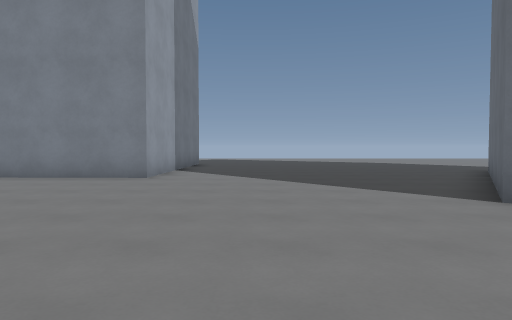
View 1 (above)

24 first-person views from a walk through a 3-D level made in the Godot game engine. The camera is 1.3 m above the floor, tilts 2° down and sees 70° across. The floor is counted in squares, 2 m on a side. Each view is taken from the middle of a square. On the plan, view 1 faces up. The plan holds only what a view shows up to about 11 squares ahead; the rest is blank. The place goes on beyond the plan. Surface patterns are stand-ins for the level's own textures.

View 2
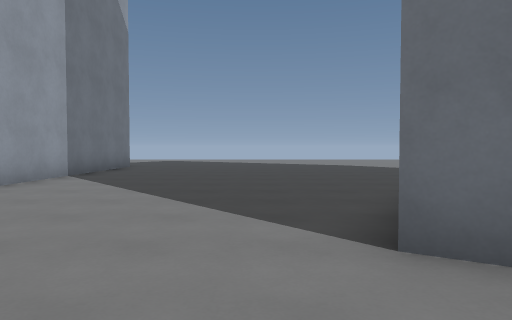

View 3
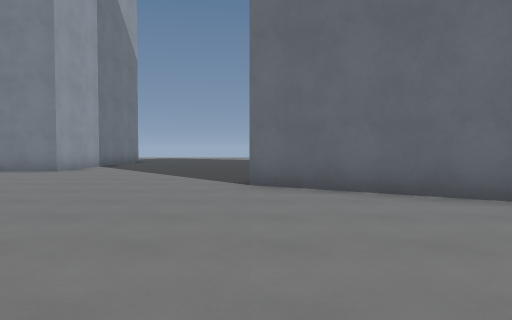

View 4
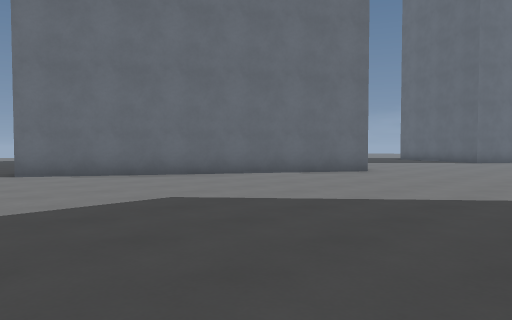

View 5
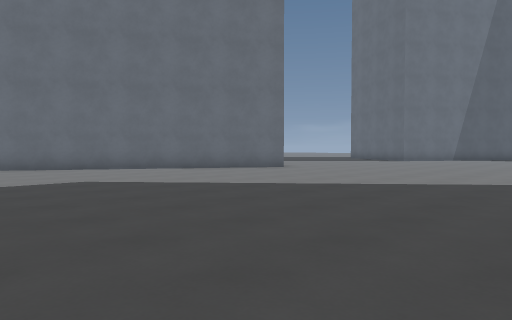

View 6
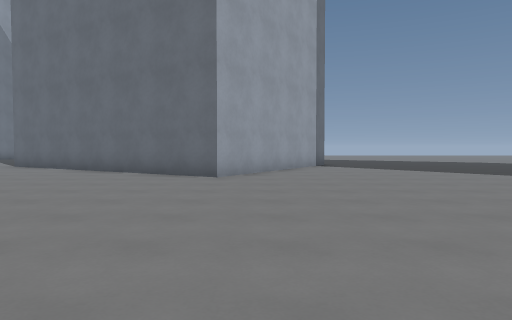

View 7
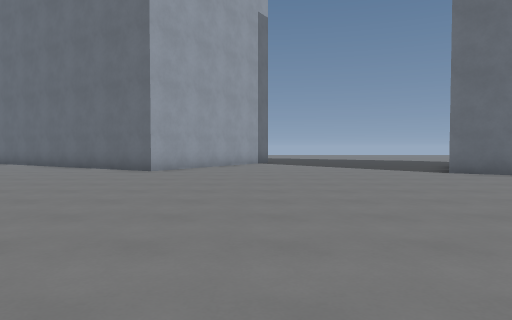

View 8
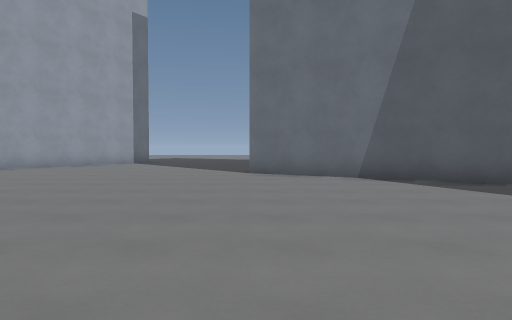

View 9
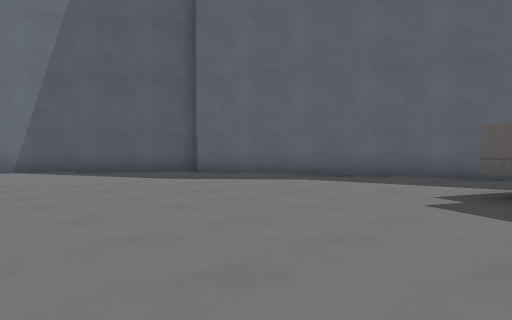

View 10
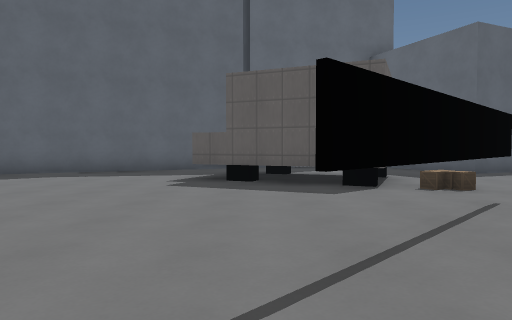

View 11
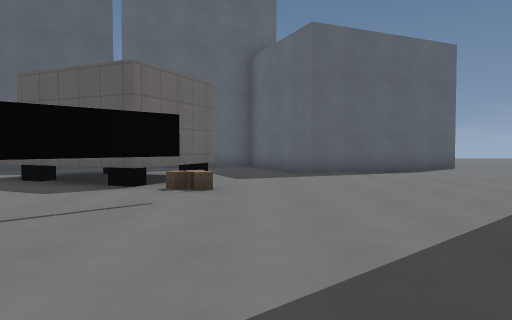

View 12
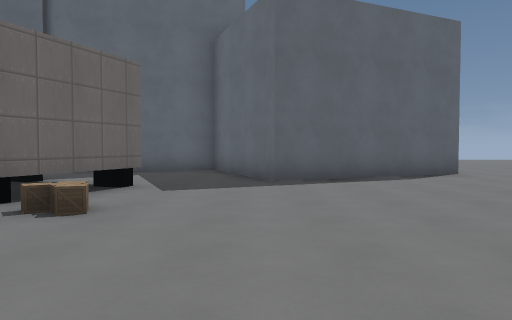

View 13
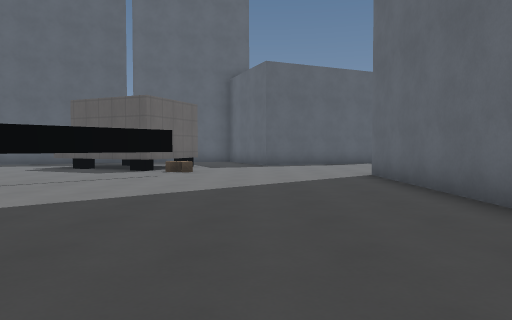

View 14
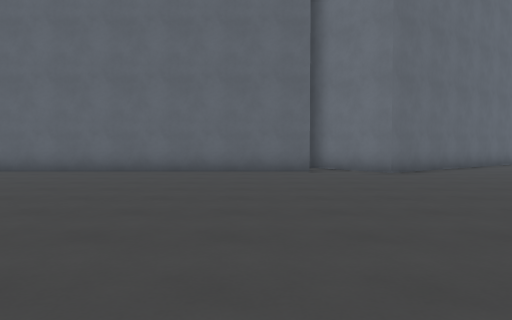

View 15
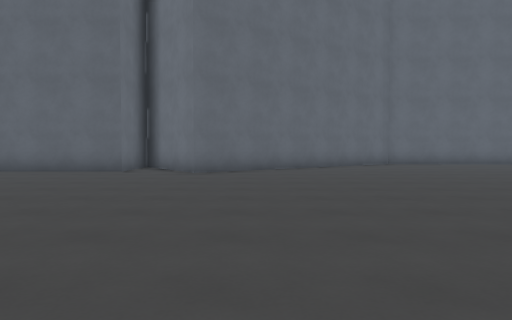

View 16
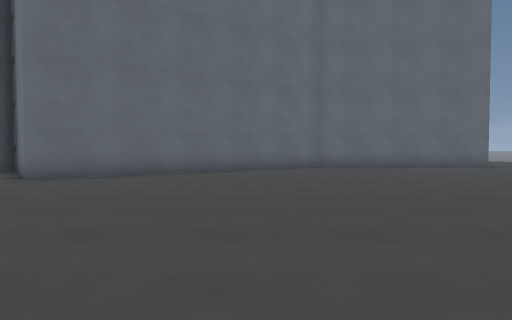

View 17
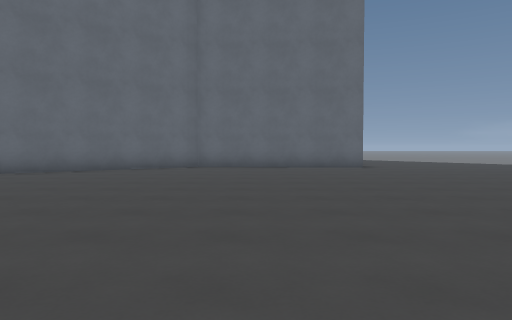

View 18
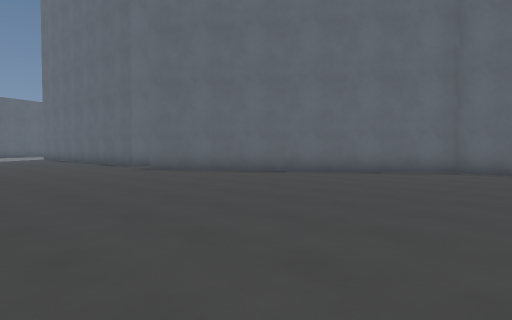

View 19
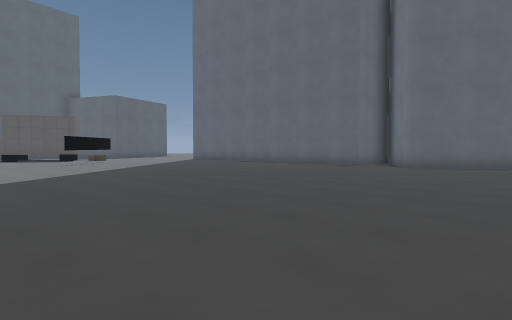

View 20
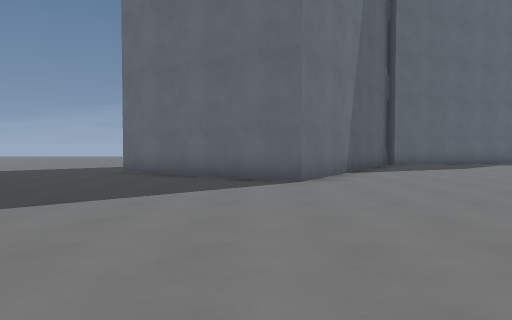

View 21
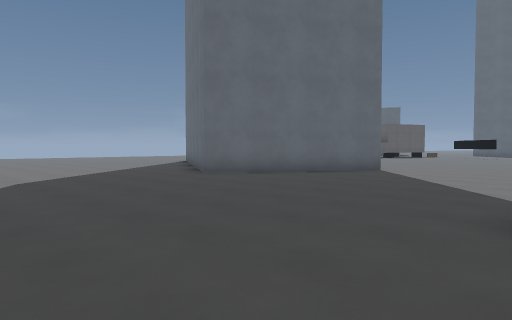

View 22
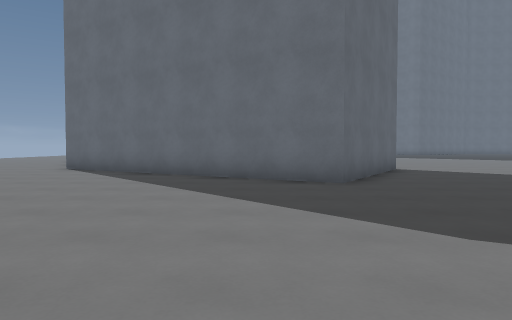

View 23
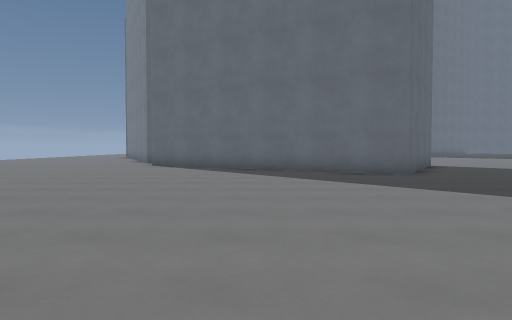

View 24
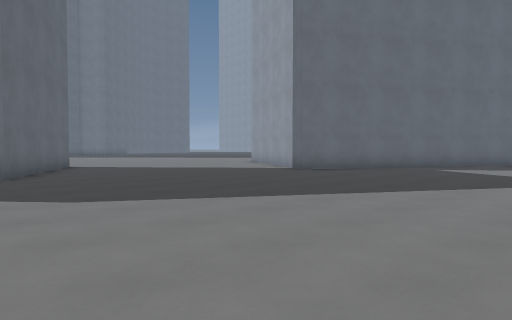

### Floor plan
Key: @ floor where view 1 was taken; # wall or solid block; . floor; / step, stairs or slope; T truck; H thing the floor can be seen under or through.
Columns run from 3 left of view 1 to 29 right of it. Each row starts with its distance up from view 1.
 13 #.........
 12 #.........            .... .
 11 #.........       ............
 10 #.........   .................
  9 #........#   .................
  8 #.......##    .................
  7 ........#      .................
  6 .......##      #................
  5 .......#       ##................
  4 ......###        ................
  3  .......###   ##........#........
  2  .........#####........####......
  1   ..........##........##  ##.....
  0    @.........#........#    ###...
 -1      ................###     ##..
 -2     ...................###
 -3     .....................##
 -4     ......................##
 -5     .......................##
 -6     ........................#
 -7     ........................##
 -8     ....      ...............#
 -9        ....    ...  .........##
-10        ..........    .........#
-11        .......................#
-12        ....................T..
-13    .   ...................T T..
-14   ... ............  .H....T T..
-15  .....................H..TTT...##
-16  ......................H./.T....#
-17 ...............................##
-18 .............................###
-19 ............................##
-20 .............................#
-21 ...........##. #########.....##
-22 .........####.#           ....#
-23 ........##  ###            ....
-24 .......##                    ..

Positions as (right, up) in squares from view 1, and headings:
1: (0, 0), facing up
2: (2, 2), facing up
3: (3, -2), facing up
4: (1, -5), facing up-right
5: (1, -8), facing up-right
6: (11, -8), facing up
7: (13, -10), facing up
8: (18, -10), facing up
9: (18, -13), facing up-right
10: (16, -13), facing right
11: (16, -17), facing right
12: (18, -18), facing right
13: (12, -18), facing right
14: (12, -11), facing down
15: (7, -11), facing down
16: (4, -13), facing down
17: (0, -13), facing down
18: (-1, -15), facing down-right
19: (4, -9), facing down-right
20: (11, 0), facing right
21: (13, 9), facing down-right
22: (22, 10), facing down
23: (24, 12), facing down
24: (22, 12), facing down-left
